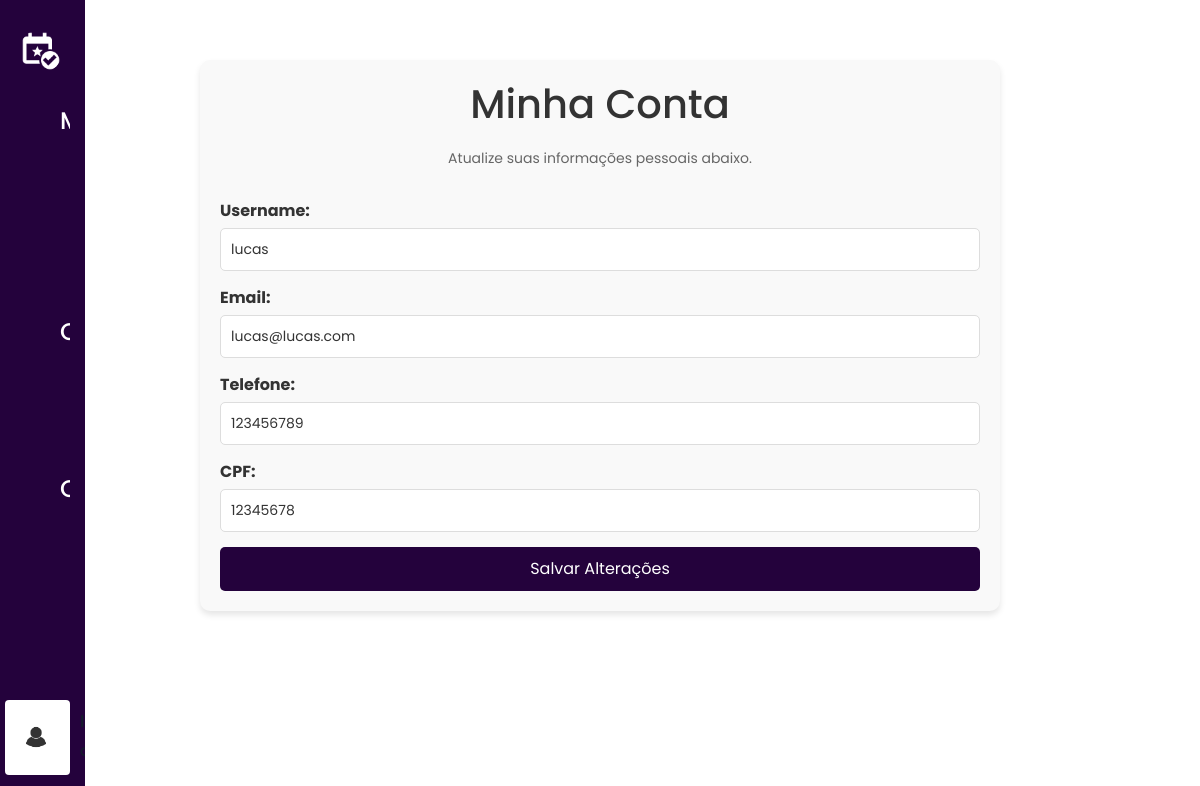
The page /minhaConta/ (signed in) on the database its author committed.
### projeto_eventos_app/models.py (models this page shows, shortened)
class CustomUser(AbstractUser):
    telefone = models.CharField(max_length=15, blank=True, verbose_name="Telefone")
    cpf = models.CharField(max_length=11, unique=True, verbose_name="CPF")
    email = models.EmailField(unique=True, verbose_name="Email")
    ORGANIZADOR_EVENTOS = 'organizador'
    PROFISSIONAL_EVENTOS = 'profissional'
    USUARIO_COMUM = 'comum'
    USER_TYPE_CHOICES = [
        (ORGANIZADOR_EVENTOS, 'Organizador de Eventos'),
        (PROFISSIONAL_EVENTOS, 'Profissional de Eventos'),
        (USUARIO_COMUM, 'Usuário Comum'),
    ]
    user_type = models.CharField(
        max_length=15,
        choices=USER_TYPE_CHOICES,
        default=USUARIO_COMUM,
        verbose_name="Tipo de Usuário"
    )
    is_approved = models.BooleanField(
        default=True,
        verbose_name="Usuário Liberado"
    )

### projeto_eventos_app/views.py (the view)
# urls.py: path("minhaConta/", login_required(views.my_account), name="minhaConta"),
@login_required
def my_account(request):
    user = request.user
    if request.method == 'POST':
        form = EditUserForm(request.POST, instance=user)
        if form.is_valid():
            form.save()
            messages.success(request, "Suas informações foram atualizadas com sucesso!")
            return redirect('home')
    else:
        form = EditUserForm(instance=user)
    return render(request, 'projeto_eventos/my_account.html', {'form': form})

### projeto_eventos_app/forms.py
class EditUserForm(forms.ModelForm):
    class Meta:
        model = CustomUser
        fields = ['username', 'email', 'telefone', 'cpf']
        widgets = {
            'username': forms.TextInput(attrs={'class': 'form-control'}),
            'email': forms.EmailInput(attrs={'class': 'form-control'}),
            'telefone': forms.TextInput(attrs={'class': 'form-control'}),
            'cpf': forms.TextInput(attrs={'class': 'form-control'}),
        }

### projeto_eventos_app/templatetags/form_filters.py (called while the page is built)
@register.filter
def add_class(field, css_class):
    return field.as_widget(attrs={"class": css_class})

### projeto_eventos_app/templates/projeto_eventos/my_account.html (shortened to what this page needs)
{% extends "projeto_eventos/layout.html" %}
{% load form_filters %}
{% block content %}
<div class="create-event-container">
    <h1>Minha Conta</h1>
    <p>Atualize suas informações pessoais abaixo.</p>
    <form method="POST" enctype="multipart/form-data" class="create-event-form">
        <div class="form-group">
            {{ form.username.label_tag }}
            {{ form.username|add_class:"form-control" }}
        </div>
        <div class="form-group">
            {{ form.email.label_tag }}
            {{ form.email|add_class:"form-control" }}
        </div>
        <div class="form-group">
            {{ form.telefone.label_tag }}
            {{ form.telefone|add_class:"form-control" }}
        </div>
        <div class="form-group">
            {{ form.cpf.label_tag }}
            {{ form.cpf|add_class:"form-control" }}
        </div>
        <button type="submit" class="btn btn-primary">Salvar Alterações</button>
    </form>
</div>
{% endblock %}

### projeto_eventos_app/static/projeto_eventos/style.css (style rules this page uses)
* { margin: 0; padding: 0; box-sizing: border-box; font-family: "Poppins", sans-serif; }
body { min-height: 100vh; background: #FFF; padding: 5% 15%; }

### projeto_eventos_app/templates/projeto_eventos/my_account.html (style rules this page uses)
.create-event-container { max-width: 800px; margin: 0 auto; padding: 20px; background-color: #f9f9f9; border-radius: 10px; box-shadow: 0 4px 6px rgba(0, 0, 0, 0.1); }
.create-event-container h1 { text-align: center; margin-bottom: 20px; color: #333; }
.create-event-container p { text-align: center; font-size: 14px; color: #666; margin-bottom: 30px; }
.create-event-form .form-group { margin-bottom: 15px; }
.create-event-form .form-control { width: 100%; padding: 10px; border: 1px solid #ddd; border-radius: 5px; font-size: 14px; color: #333; }
.create-event-form label { display: block; font-weight: bold; margin-bottom: 5px; color: #333; }
.create-event-form .btn { display: block; width: 100%; padding: 10px; font-size: 16px; color: #fff; background-color: #24023c; border: none; border-radius: 5px; cursor: pointer; text-align: center; }

### rows shown on the page
CustomUser: username "lucas", email "lucas@lucas.com", telefone "123456789", cpf "12345678"
